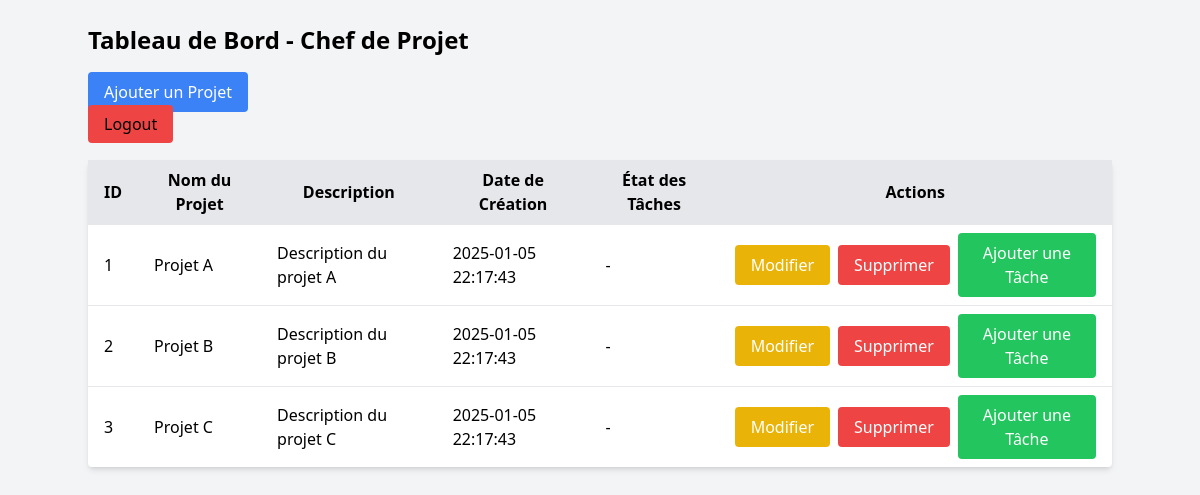
The page /dashboardChef.php on the database its author committed.
### tables this page shows
CREATE TABLE projects (
    id INT AUTO_INCREMENT PRIMARY KEY,
    name VARCHAR(255) NOT NULL,
    description TEXT,
    visibility ENUM('public', 'private') DEFAULT 'private',
    deadline DATE,
    created_by INT,
    FOREIGN KEY (created_by) REFERENCES users(id),
    created_at TIMESTAMP DEFAULT CURRENT_TIMESTAMP
);

### config.php (called while the page is built, shortened)
<?php
class Database {
    private static $instance = null;
    private $connection;
    private function __construct() {
        try {
            $this->connection = new PDO(
                'mysql:host=' . DB_HOST . ';dbname=' . DB_NAME . ';charset=utf8',
                DB_USER, DB_PASS
            );
            $this->connection->setAttribute(PDO::ATTR_ERRMODE, PDO::ERRMODE_EXCEPTION);
        } catch (PDOException $e) {
            die("Erreur de connexion à la base de données : " . $e->getMessage());
        }
    }
    public static function getInstance() {
        if (self::$instance === null) {
            self::$instance = new Database();
        }
        return self::$instance;
    }
    public function getConnection() {
        return $this->connection;
    }
}

### project.php (called while the page is built, shortened)
<?php
require_once 'config.php';
class Project
{
    private $pdo;
    public function __construct()
    {
        $this->pdo = Database::getInstance()->getConnection();
    }
    public function getAllProjects()
    {
        $sql = "SELECT * FROM projects";
        $stmt = $this->pdo->query($sql);
        return $stmt->fetchAll(PDO::FETCH_ASSOC);
    }
}

### dashboardChef.php (the view, shortened to what this page needs)
<?php
require_once 'config.php';
require_once 'project.php';
$projectManager = new Project();
$projects = $projectManager->getAllProjects();
$pdo = Database::getInstance()->getConnection();
$query = "
    SELECT p.id AS project_id, p.name AS project_name, t.id AS task_id, t.title AS task_title, t.status AS task_status, t.assigned_to
    FROM projects p
    LEFT JOIN tasks t ON t.project_id = p.id
    ORDER BY p.id, t.id;
";
$stmt = $pdo->query($query);
$tasks = $stmt->fetchAll(PDO::FETCH_ASSOC);
?>
<!DOCTYPE html>
<html lang="fr">
<head>
    <script src="https://cdn.tailwindcss.com"></script>
</head>
<body class="bg-gray-100 p-6">
    <div class="container mx-auto">
        <h1 class="text-2xl font-bold mb-4">Tableau de Bord - Chef de Projet</h1>
        <button id="openModalBtn" class="bg-blue-500 text-white px-4 py-2 rounded hover:bg-blue-600">
            Ajouter un Projet
        </button>
        <div>
                <a href="logout.php" class="text-black bg-red-500 ml-30 px-4 py-2 rounded hover:text-red-500 transition duration-200">Logout</a>
            </div>
        <table class="table-auto w-full mt-6 bg-white shadow-md rounded">
            <thead class="bg-gray-200">
                <tr>
                    <th class="px-4 py-2">ID</th>
                    <th class="px-4 py-2">Nom du Projet</th>
                    <th class="px-4 py-2">Description</th>
                    <th class="px-4 py-2">Date de Création</th>
                    <th class="px-4 py-2">État des Tâches</th>
                    <th class="px-4 py-2">Actions</th>
                </tr>
            </thead>
            <tbody>
                <?php if (!empty($projects)): ?>
                    <?php foreach ($projects as $project): ?>
                        <tr class="border-t">
                            <td class="px-4 py-2"><?= htmlspecialchars($project['id']) ?></td>
                            <td class="px-4 py-2"><?= htmlspecialchars($project['name']) ?></td>
                            <td class="px-4 py-2"><?= htmlspecialchars($project['description']) ?></td>
                            <td class="px-4 py-2"><?= htmlspecialchars($project['created_at']) ?></td>
                            <td class="px-4 py-2">
                                <?php
                                $taskStatus = '';
                                foreach ($tasks as $task) {
                                    if ($task['project_id'] == $project['id']) {
                                        $statusClass = '';
                                        $taskStatus .= '<span class="block ' . $statusClass . '">' . htmlspecialchars($task['task_title']) . ' - ' . ucfirst(htmlspecialchars($task['task_status'])) . '</span>';
                                    }
                                }
                                echo $taskStatus ? $taskStatus : 'Aucune tâche assignée';
                                ?>
                            </td>
                            <td class="px-4 py-2 flex items-center space-x-2">
    <a href="edit.php?id=<?= $project['id'] ?>" class="bg-yellow-500 text-white px-4 py-2 rounded hover:bg-yellow-600">
        Modifier
    </a>
    <a href="?delete_id=<?= $project['id'] ?>" class="bg-red-500 text-white px-4 py-2 rounded hover:bg-red-600" onclick="return confirm('Êtes-vous sûr de vouloir supprimer ce projet ?')">
        Supprimer
    </a>
    <button data-project-id="<?= $project['id'] ?>" class="add-task-btn bg-green-500 text-white px-4 py-2 rounded hover:bg-green-600">
        Ajouter une Tâche
    </button>
</td>
                        </tr>
                    <?php endforeach; ?>
                <?php else: ?>
                    <tr>
                        <td colspan="6" class="px-4 py-2 text-center">Aucun projet trouvé.</td>
                    </tr>
                <?php endif; ?>
            </tbody>
        </table>
    </div>
</body>
</html>

### rows shown on the page
projects: id "1", name "Projet A", description "Description du projet A", created_at "2025-01-05 22:17:43"
projects: id "2", name "Projet B", description "Description du projet B", created_at "2025-01-05 22:17:43"
projects: id "3", name "Projet C", description "Description du projet C", created_at "2025-01-05 22:17:43"
